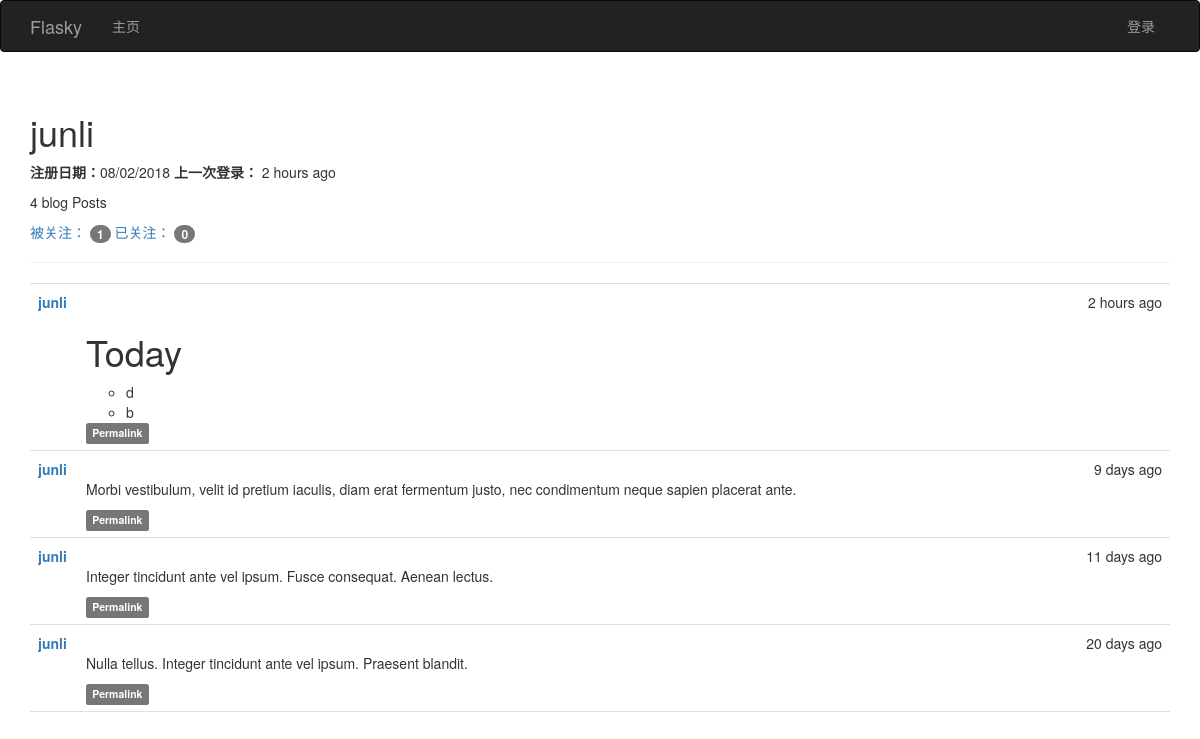
Screenshot of /user/junli with the database file from the repository.
### app/models.py (models this page shows, shortened)
class User(UserMixin, db.Model):
    __tablename__ = 'users'
    id = db.Column(db.Integer, primary_key=True)
    username = db.Column(db.String(64), unique=True, index=True)
    email = db.Column(db.String(64), unique=True,index=True)
    role_id = db.Column(db.Integer, db.ForeignKey('roles.id'))
    password_hash = db.Column(db.String(128))
    confirmed = db.Column(db.Boolean, default= False)
    name = db.Column(db.String(64))
    location = db.Column(db.String(128))
    about_me = db.Column(db.Text())
    member_since = db.Column(db.DateTime(), default=datetime.utcnow)
    last_seen = db.Column(db.DateTime(), default=datetime.utcnow)
    posts = db.relationship('Post', backref='author', lazy='dynamic')
    followed = db.relationship('Follow', foreign_keys=[Follow.follower_id], backref=db.backref('follower', lazy='joined')
                               , lazy='dynamic', cascade='all,delete-orphan')
    followers = db.relationship('Follow', foreign_keys=[Follow.followed_id], backref=db.backref('followed',lazy='joined')
                                , lazy='dynamic',cascade='all,delete-orphan')
    @property
    def password(self):
        raise AttributeError('password is not a readable attribute')

class Post(db.Model):
    __tablename__ = 'posts'
    id = db.Column(db.Integer, primary_key=True)
    body = db.Column(db.Text)
    timestamp = db.Column(db.DateTime, index=True, default=datetime.utcnow)
    author_id = db.Column(db.Integer, db.ForeignKey('users.id'))
    body_html = db.Column(db.Text)

### app/main/views.py (the view)
@main.route('/user/<username>')
def user(username):
    user = User.query.filter_by(username= username).first()
    if user is None:
        abort(404)
    posts = user.posts.order_by(Post.timestamp.desc()).all()
    return render_template('user.html', user=user, posts=posts)

### app/auth/views.py (called while the page is built)
@auth.before_app_request
def before_request():
    if current_user.is_authenticated:
        current_user.ping()
        if not current_user.confirmed and request.endpoint[:5] != 'auth.':
            return redirect(url_for('auth.unconfirmed'))

### app/main/__init__.py (called while the page is built)
@main.app_context_processor
def inject_permissions():
    return dict(Permission=Permission)

### app/models.py (called while the page is built)
    def can(self, permission):
        return False

    def is_administrator(self):
        return False

### app/templates/user.html (shortened to what this page needs)
{%  extends "base.html" %}
{%  import "bootstrap/wtf.html" as wtf %}
{% block page_content %}
    <div class="page-header">
        <h1>  {{ user.username }} </h1>
     <p>
         <b>注册日期：</b>{{ moment(user.member_since).format('L') }}
         <b>上一次登录：</b> {{ moment(user.last_seen).fromNow(refresh=True) }}
     </p>
     <p> {{ user.posts.count() }} blog Posts</p>
    <p>
        <a href="{{ url_for('.followers', username=user.username) }}">被关注：
            <span class="badge">{{  user.followers.count() }}</span> </a>
         <a href="{{ url_for('.followed_by', username=user.username) }}">已关注：
            <span class="badge">{{  user.followed.count() }}</span> </a>
    </p>
    </div>
      {%  include '_posts.html' %}
{% endblock %}

### app/templates/_posts.html (shortened to what this page needs)
  <ul class="posts">
        {% for post in posts %}
            <li class="post">
                <div class="post-date">
                    {{ moment(post.timestamp).fromNow() }}
                </div>
                <div class="post-author">
                    <a href="{{ url_for('.user', username=post.author.username) }}">{{ post.author.username }}</a>
                </div>
                <div class="post-content">
                    {% if post.body_html %}
                        {{  post.body_html | safe }}
                    {% else %}
                        {{ post.body }}
                    {% endif %}
                    <div class="post-footer">
                        <a href="{{ url_for('.post', id=post.id) }}">
                            <span class="label label-default">Permalink</span>
                        </a>
                    </div>
                </div>
            </li>
        {% endfor %}
    </ul>

### app/static/style.css (style rules this page uses)
ul.posts { list-style-type: none; padding: 0px; margin: 16px 0px 0px 0px; border-top: 1px solid #e0e0e0; }
ul.posts li.post { padding: 8px; border-bottom: 1px solid #e0e0e0; }
div.post-date { float: right; }
div.post-author { font-weight: bold; }
div.post-content { margin-left: 48px; min-height: 48px; }

### rows the page displays
User: username "junli", member_since "08/02/2018", last_seen "2 hours ago"
Post: timestamp "2 hours ago", author.username "junli", body_html "Today d b"
Post: timestamp "9 days ago", author.username "junli", body_html "Morbi vestibulum, velit id pretium iaculis, diam erat fermentum justo, nec condimentum neque sapien placerat ante."
Post: timestamp "11 days ago", author.username "junli", body_html "Integer tincidunt ante vel ipsum. Fusce consequat. Aenean lectus."
Post: timestamp "20 days ago", author.username "junli", body_html "Nulla tellus. Integer tincidunt ante vel ipsum. Praesent blandit."

### other values shown
{{ user.posts.count() }} "4"
{{ user.followers.count() }} "1"
{{ user.followed.count() }} "0"
